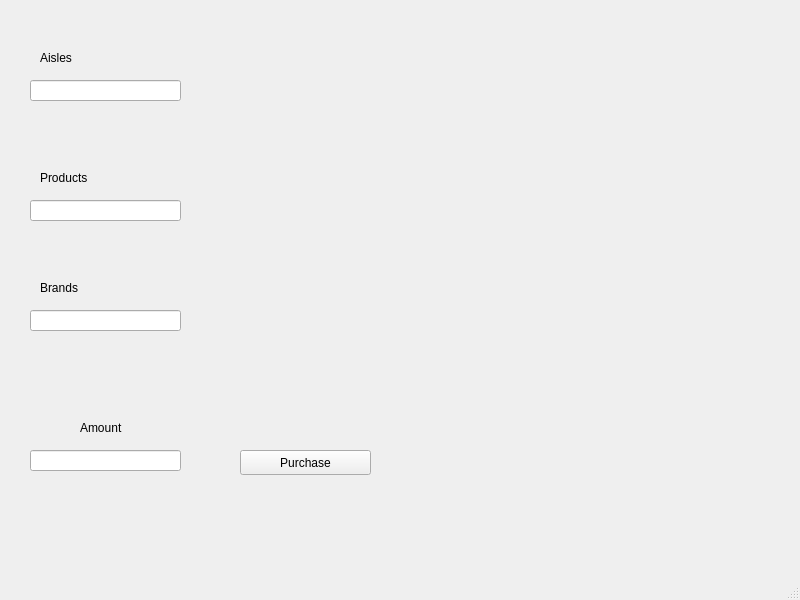
<?xml version="1.0" encoding="UTF-8"?>
<ui version="4.0">
 <class>purchase</class>
 <widget class="QMainWindow" name="purchase">
  <property name="geometry">
   <rect>
    <x>0</x>
    <y>0</y>
    <width>800</width>
    <height>600</height>
   </rect>
  </property>
  <property name="windowTitle">
   <string>MainWindow</string>
  </property>
  <widget class="QWidget" name="centralwidget">
   <widget class="QLineEdit" name="amount">
    <property name="geometry">
     <rect>
      <x>30</x>
      <y>450</y>
      <width>151</width>
      <height>21</height>
     </rect>
    </property>
   </widget>
   <widget class="QPushButton" name="purchase_2">
    <property name="geometry">
     <rect>
      <x>240</x>
      <y>450</y>
      <width>131</width>
      <height>25</height>
     </rect>
    </property>
    <property name="text">
     <string>Purchase</string>
    </property>
   </widget>
   <widget class="QLabel" name="label">
    <property name="geometry">
     <rect>
      <x>40</x>
      <y>50</y>
      <width>55</width>
      <height>16</height>
     </rect>
    </property>
    <property name="text">
     <string>Aisles</string>
    </property>
   </widget>
   <widget class="QLabel" name="label_2">
    <property name="geometry">
     <rect>
      <x>40</x>
      <y>170</y>
      <width>55</width>
      <height>16</height>
     </rect>
    </property>
    <property name="text">
     <string>Products</string>
    </property>
   </widget>
   <widget class="QLabel" name="label_3">
    <property name="geometry">
     <rect>
      <x>40</x>
      <y>280</y>
      <width>55</width>
      <height>16</height>
     </rect>
    </property>
    <property name="text">
     <string>Brands</string>
    </property>
   </widget>
   <widget class="QLabel" name="label_4">
    <property name="geometry">
     <rect>
      <x>80</x>
      <y>420</y>
      <width>55</width>
      <height>16</height>
     </rect>
    </property>
    <property name="text">
     <string>Amount</string>
    </property>
   </widget>
   <widget class="QLineEdit" name="products">
    <property name="geometry">
     <rect>
      <x>30</x>
      <y>200</y>
      <width>151</width>
      <height>21</height>
     </rect>
    </property>
   </widget>
   <widget class="QLineEdit" name="aisles">
    <property name="geometry">
     <rect>
      <x>30</x>
      <y>80</y>
      <width>151</width>
      <height>21</height>
     </rect>
    </property>
   </widget>
   <widget class="QLineEdit" name="brands">
    <property name="geometry">
     <rect>
      <x>30</x>
      <y>310</y>
      <width>151</width>
      <height>21</height>
     </rect>
    </property>
   </widget>
  </widget>
  <widget class="QStatusBar" name="statusbar"/>
 </widget>
 <resources/>
 <connections/>
</ui>
